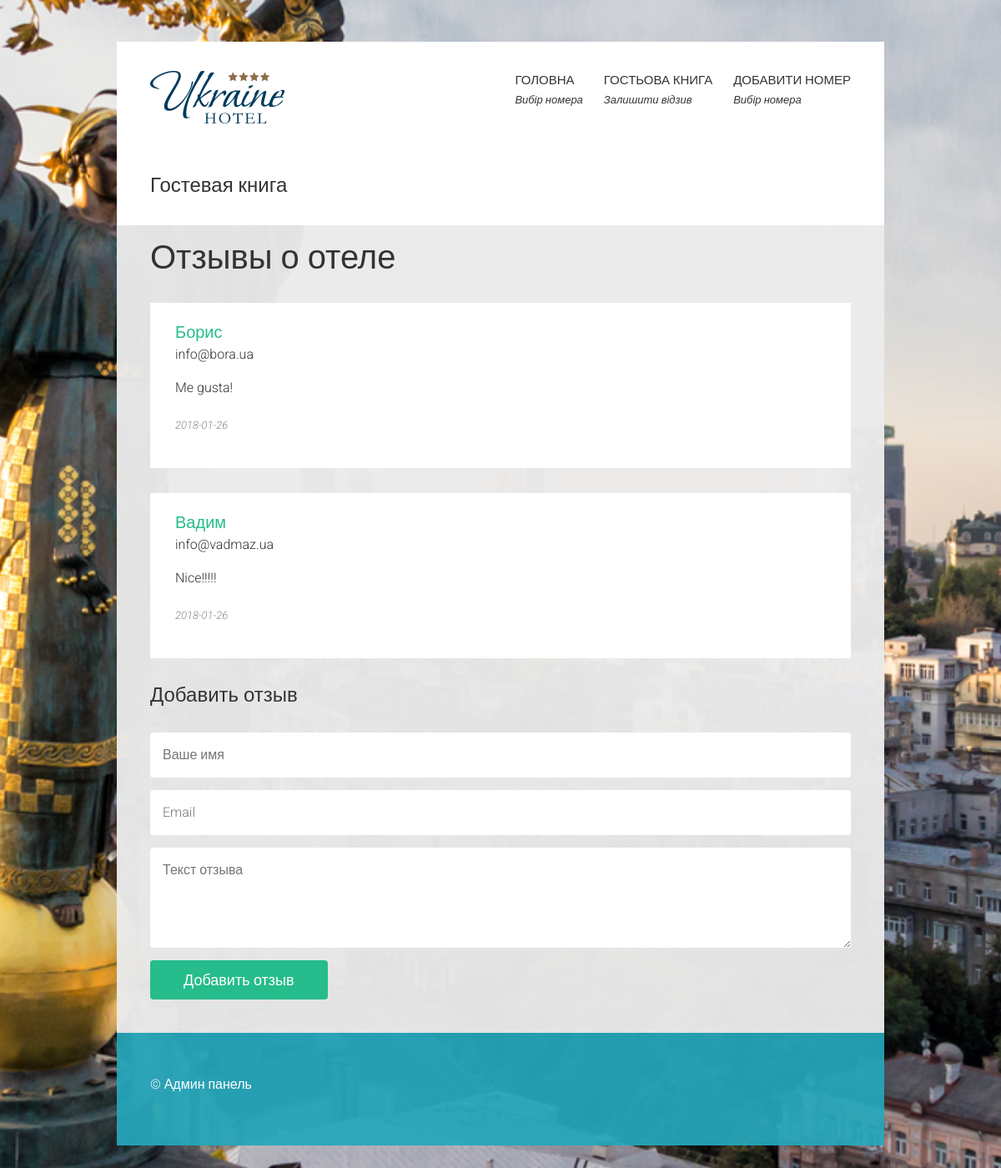
The page /app/guestbook.php on the database its author committed.
### tables this page shows
CREATE TABLE `comments` (
  `id` int(11) NOT NULL,
  `name` varchar(255) NOT NULL,
  `email` varchar(255) NOT NULL,
  `text` text NOT NULL,
  `date` date NOT NULL
);

### app/guestbook.php (the view, shortened to what this page needs)
<?php
	$link = db_connect();
	$query = "SELECT * FROM comments ORDER BY id DESC";
	$resultShow = mysqli_query($link, $query);
	$n = mysqli_num_rows($resultShow);
	$comments = array();
	for ( $i = 0; $i < $n; $i++ ) {
		$row = mysqli_fetch_assoc($resultShow);
		$comments[] = $row;
	}
?>
<!DOCTYPE html>
<html lang="en">
<head>
	<link rel="stylesheet" href="libs/bootstrap-4/css/bootstrap.min.css"/>
	<link rel="stylesheet" href="css/main.css"/>
	<link rel="stylesheet" href="libs/jquery-ui-1.12.1.custom/jquery-ui.min.css"/>
	<link rel="stylesheet" href="libs/jquery-ui-1.12.1.custom/jquery-ui.structure.css"/>
	<link rel="stylesheet" href="libs/jquery-ui-1.12.1.custom/jquery-ui.theme.min.css"/>
	<link rel="stylesheet" href="https://cdnjs.cloudflare.com/ajax/libs/font-awesome/4.7.0/css/font-awesome.min.css"/>
</head>
<body>
	<div class="wrapper">
		<div class="section-header special-bg--blue">
			<div class="logo">
				<h4>Гостевая книга</h4>
			</div>
		</div>
		<div class="section-content">
			<h1>Отзывы о отеле</h1>
			<div class="mt30" id="comments">
			<?php
				foreach ($comments as $value) {
				?>
				<div class="appartment">
					<div class="appartment__desc">
						<div class="appartment__header">
							<div class="appartment__title comment-title"><?php echo($value[name]); ?></div>
						</div>
						<p class="comment-email"><?php echo $value[email]; ?></p>
						<div class="appartment__text">
							<p class="comment-text"><?php echo $value[text]; ?></p>
						</div>
						<div class="appartment__footer">
							<div class="appartment__options">
								<div class="tag comment-date"><?php echo $value[date]; ?></div>
							</div>
						</div>
					</div>
				</div>
				<?php
			}
			?>
			</div>
			<h4>Добавить отзыв</h4>
			<form class="contact-form mt30" id="" action="guestbook.php" method="POST">
				<div class="contact-form__row">
					<input class="input" type="text" id="comment-name" name="comment-name" placeholder="Ваше имя"/>
				</div>
				<div class="contact-form__row">
					<input class="input" type="text" id="comment-email" name="comment-email" placeholder="Email"/>
				</div>
				<div class="contact-form__row">
					<textarea class="textarea" id="comment-text" name="comment-text" placeholder="Текст отзыва"></textarea>
				</div>
				<div class="contact-form__row">
					<input class="button" type="submit" id="comment-add" name="comment-add" value="Добавить отзыв"/>
				</div>
			</form>
		</div>
		<div class="section-footer">
			<div class="address">
				<p>© Админ панель</p>
			</div>
		</div>
	</div>
</body>
</html>

### app/css/main.css (style rules this page uses)
html, body { height: 100%; margin: 0; padding: 0; }
* { -webkit-box-sizing: border-box; -moz-box-sizing: border-box; box-sizing: border-box; }
body { font-family: 'Roboto', sans-serif; font-size: 16px; line-height: 1.5; font-weight: 300; color: #333; background-color: #FFF; background-image: url("../img/bg/bg-island.jpg"); background-repeat: no-repeat; background-position: center; -webkit-background-size: cover; -o-background-size: cover; background-size: cover; background-attachment: fixed; }
img { max-width: 100%; }
.wrapper { max-width: 920px; margin-left: auto; margin-right: auto; padding-top: 50px; padding-bottom: 50px; }
.section-content { background-color: #ecececf5; padding: 15px 40px 25px 40px; }
.mt30 { margin-top: 30px; }
.button { -webkit-transition: 0.2s ease-in; -moz-transition: 0.2s ease-in; -ms-transition: 0.2s ease-in; -o-transition: 0.2s ease-in; transition: 0.2s ease-in; display: inline-block; background-color: #26bc8c; padding: 10px 40px 10px 40px; color: #FFF; -webkit-border-radius: 4px; border-radius: 4px; font-size: 18px; font-weight: 300; text-decoration: none; border: none; font-family: 'Roboto', sans-serif; cursor: pointer; }
.input { -webkit-border-radius: 4px; border-radius: 4px; outline-style: none; background-color: #fff; font-family: 'Roboto', sans-serif; font-weight: 300; font-size: 16px; border: none; padding: 15px 15px; width: 100%; }
.textarea { -webkit-border-radius: 4px; border-radius: 4px; outline-style: none; background-color: #fff; font-family: 'Roboto', sans-serif; font-weight: 300; font-size: 16px; border: none; padding: 15px 15px; width: 100%; height: 120px; }
.contact-form__row { display: flex; -webkit-justify-content: space-between; justify-content: space-between; padding-bottom: 15px; }
.appartment { display: flex; background-color: #FFF; margin-bottom: 30px; }
.appartment__desc { padding: 20px 30px; }
.appartment__header { display: flex; -webkit-justify-content: space-between; justify-content: space-between; }
.appartment__title { color: #26bc8c; font-size: 20px; font-weight: 400; }
.appartment__text { margin: 15px 0px 0px 0px; }
.appartment__text p { font-weight: 300; }
.appartment__footer { margin: 20px 0px; display: flex; align-items: center; }
.tag { font-style: italic; font-size: 13px; color: #888; display: inline-block; }
.section-header { padding: 35px 40px 25px 40px; background-color: #FFF; display: flex; -webkit-justify-content: space-between; justify-content: space-between; }
.navigation { font-size: 22px; font-weight: 700; text-transform: uppercase; font-size: 15px; }
.navigation ul { margin: 0; padding: 0; list-style-type: none; display: flex; -webkit-flex-direction: row; -ms-flex-direction: row; flex-direction: row; -webkit-justify-content: flex-end; justify-content: flex-end; -webkit-align-items: center; align-items: center; }
.navigation ul li { margin: 0; padding: 0; text-align: left; text-transform: uppercase; margin-left: 25px; }
.navigation a { color: #333; font-weight: 400; text-decoration: none; display: block; }
.navigation span { text-transform: none; font-style: italic; font-size: 13px; font-weight: 300; }
.section-footer { background-color: #26a7bced; padding: 50px 40px 30px 40px; color: #FFF; font-weight: 300; line-height: 1.5; display: flex; -webkit-justify-content: space-between; justify-content: space-between; }
.section-footer p { line-height: 1.5; }
.address { padding-bottom: 15px; }

### rows shown on the page
comments: name "Борис", email "info@bora.ua", text "Me gusta!", date "2018-01-26"
comments: name "Вадим", email "info@vadmaz.ua", text "Nice!!!!!", date "2018-01-26"
